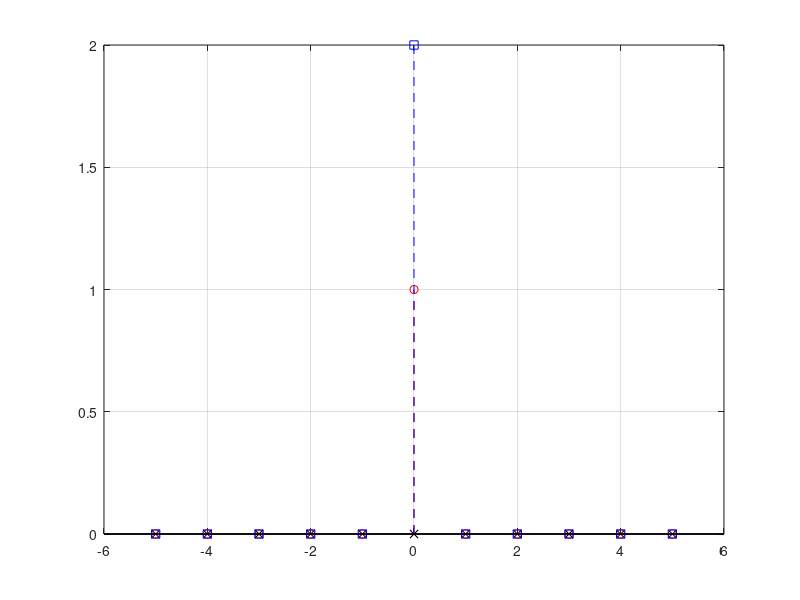

This figure's MATLAB source:
clc;
clear;
X1=[-5:1:5];
x1=[zeros(1,5) 1 zeros(1,5)];
x2=[zeros(1,5) 2 zeros(1,5)];
y1=sin((pi/2)*x1);
y2=sin((pi/2)*x2);
y3=2*y1;
stem(X1,y1,'r--o');
hold on;
stem(X1,y2,'k--x');
stem(X1,y3,'b--s');
grid on;
